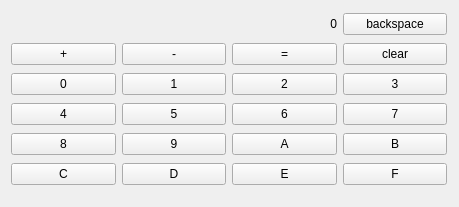
<?xml version="1.0" encoding="UTF-8"?>
<ui version="4.0">
 <class>Calc</class>
 <widget class="QWidget" name="Calc">
  <property name="geometry">
   <rect>
    <x>0</x>
    <y>0</y>
    <width>459</width>
    <height>207</height>
   </rect>
  </property>
  <property name="minimumSize">
   <size>
    <width>459</width>
    <height>207</height>
   </size>
  </property>
  <property name="windowTitle">
   <string>Calc</string>
  </property>
  <widget class="QWidget" name="gridLayoutWidget">
   <property name="geometry">
    <rect>
     <x>0</x>
     <y>0</y>
     <width>458</width>
     <height>202</height>
    </rect>
   </property>
   <layout class="QGridLayout" name="gridLayout">
    <item row="4" column="1">
     <widget class="QPushButton" name="pushButton_8">
      <property name="text">
       <string>8</string>
      </property>
     </widget>
    </item>
    <item row="3" column="1">
     <widget class="QPushButton" name="pushButton_4">
      <property name="text">
       <string>4</string>
      </property>
     </widget>
    </item>
    <item row="1" column="3">
     <widget class="QPushButton" name="eval">
      <property name="text">
       <string>=</string>
      </property>
     </widget>
    </item>
    <item row="3" column="2">
     <widget class="QPushButton" name="pushButton_5">
      <property name="text">
       <string>5</string>
      </property>
     </widget>
    </item>
    <item row="1" column="4">
     <widget class="QPushButton" name="reset">
      <property name="text">
       <string>clear</string>
      </property>
     </widget>
    </item>
    <item row="3" column="3">
     <widget class="QPushButton" name="pushButton_6">
      <property name="text">
       <string>6</string>
      </property>
     </widget>
    </item>
    <item row="2" column="1">
     <widget class="QPushButton" name="pushButton_0">
      <property name="text">
       <string>0</string>
      </property>
     </widget>
    </item>
    <item row="5" column="1">
     <widget class="QPushButton" name="pushButton_12">
      <property name="text">
       <string>C</string>
      </property>
     </widget>
    </item>
    <item row="5" column="2">
     <widget class="QPushButton" name="pushButton_13">
      <property name="text">
       <string>D</string>
      </property>
     </widget>
    </item>
    <item row="1" column="1">
     <widget class="QPushButton" name="plus">
      <property name="text">
       <string>+</string>
      </property>
     </widget>
    </item>
    <item row="5" column="3">
     <widget class="QPushButton" name="pushButton_14">
      <property name="text">
       <string>E</string>
      </property>
     </widget>
    </item>
    <item row="1" column="2">
     <widget class="QPushButton" name="minus">
      <property name="text">
       <string>-</string>
      </property>
     </widget>
    </item>
    <item row="4" column="3">
     <widget class="QPushButton" name="pushButton_10">
      <property name="text">
       <string>A</string>
      </property>
     </widget>
    </item>
    <item row="4" column="4">
     <widget class="QPushButton" name="pushButton_11">
      <property name="text">
       <string>B</string>
      </property>
     </widget>
    </item>
    <item row="4" column="2">
     <widget class="QPushButton" name="pushButton_9">
      <property name="text">
       <string>9</string>
      </property>
     </widget>
    </item>
    <item row="3" column="4">
     <widget class="QPushButton" name="pushButton_7">
      <property name="text">
       <string>7</string>
      </property>
     </widget>
    </item>
    <item row="2" column="3">
     <widget class="QPushButton" name="pushButton_2">
      <property name="text">
       <string>2</string>
      </property>
     </widget>
    </item>
    <item row="2" column="2">
     <widget class="QPushButton" name="pushButton_1">
      <property name="text">
       <string>1</string>
      </property>
     </widget>
    </item>
    <item row="5" column="4">
     <widget class="QPushButton" name="pushButton_15">
      <property name="text">
       <string>F</string>
      </property>
     </widget>
    </item>
    <item row="2" column="4">
     <widget class="QPushButton" name="pushButton_3">
      <property name="text">
       <string>3</string>
      </property>
     </widget>
    </item>
    <item row="0" column="1" colspan="3">
     <widget class="QLabel" name="label">
      <property name="layoutDirection">
       <enum>Qt::LeftToRight</enum>
      </property>
      <property name="text">
       <string>0</string>
      </property>
      <property name="alignment">
       <set>Qt::AlignRight|Qt::AlignTrailing|Qt::AlignVCenter</set>
      </property>
     </widget>
    </item>
    <item row="0" column="4">
     <widget class="QPushButton" name="del_button">
      <property name="text">
       <string>backspace</string>
      </property>
     </widget>
    </item>
   </layout>
  </widget>
 </widget>
 <layoutdefault spacing="6" margin="11"/>
 <resources/>
 <connections/>
</ui>
